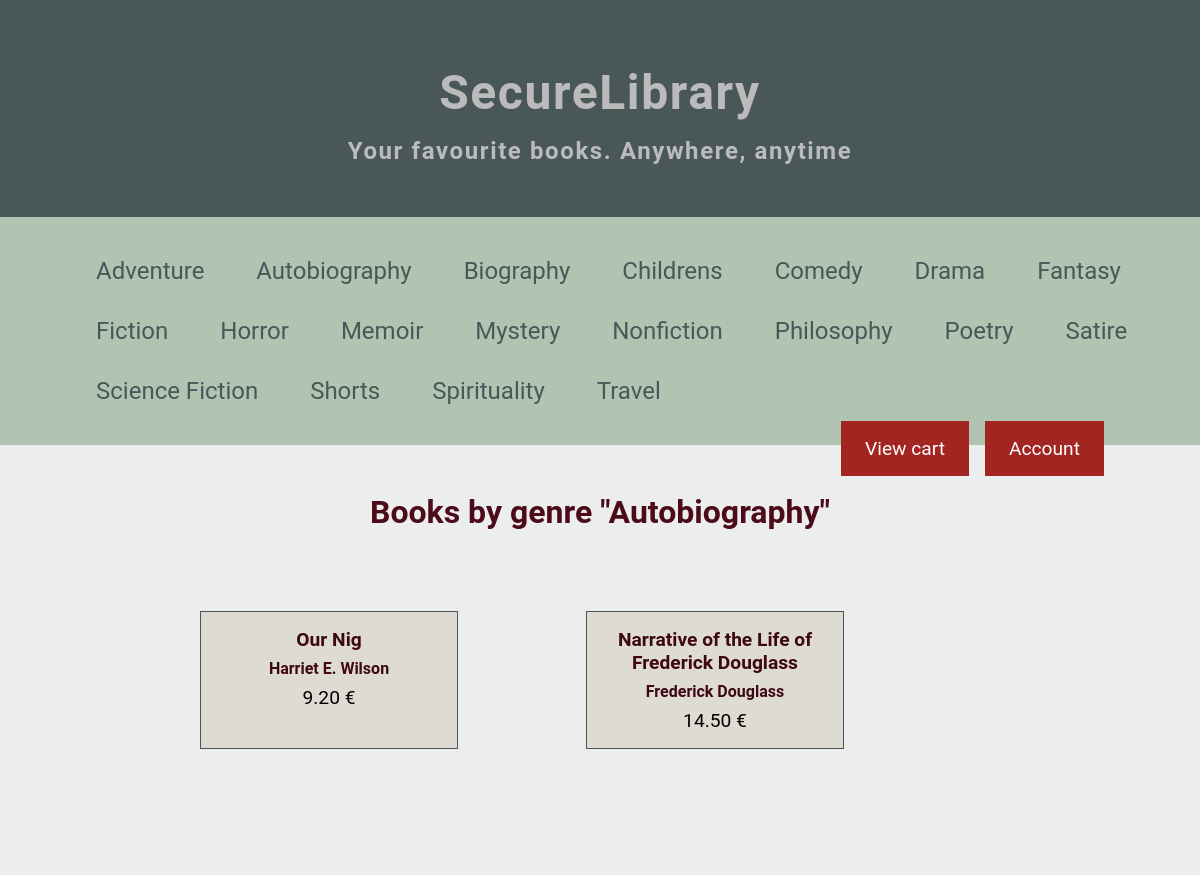
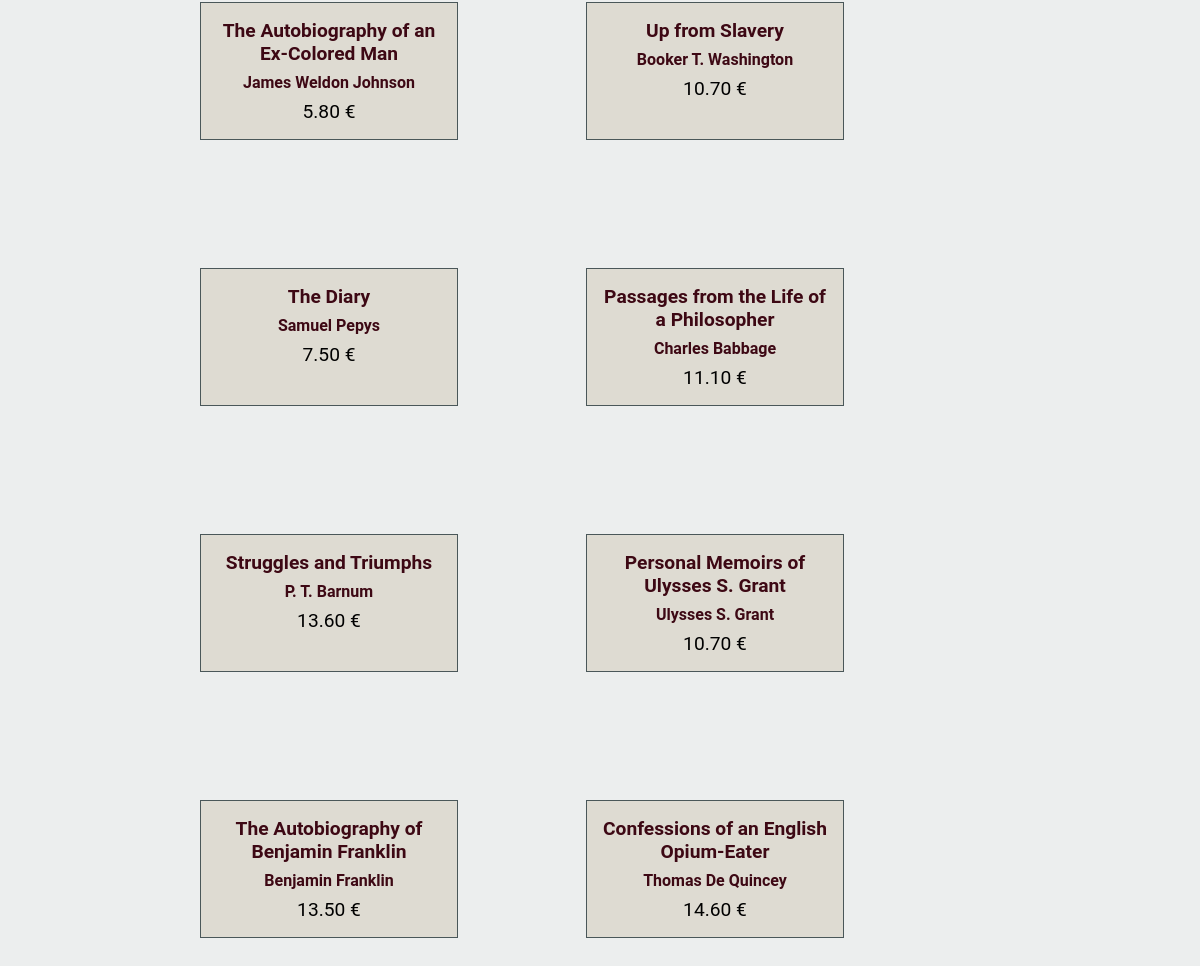
The page /search.php?genre=13 on the database its author committed (2 pictures, top to bottom).
### tables this page shows
CREATE TABLE `genres` (
  `id` int PRIMARY KEY AUTO_INCREMENT,
  `name` varchar(255)
);

CREATE TABLE `ebooks` (
  `id` int PRIMARY KEY AUTO_INCREMENT,
  `title` varchar(255),
  `author` varchar(255),
  `description` text,
  `price` float,
  `path` varchar(255)
);

### public_html/includes/functions.php (called while the page is built, shortened)
<?php
require_once "includes/db_connect.php";
function get_all_genres(){
    global $mysqli;
    return $mysqli->query("SELECT * FROM genres ORDER BY name ASC");
}
function get_by_genre($genre)
{
    global $mysqli;
    $query = $mysqli->prepare(
        "SELECT B.id, B.title, B.author, B.price
                FROM ebooks B INNER JOIN ebook_genre EG ON B.id = EG.ebook_id
                WHERE EG.genre_id = ? "
    );
    $query->bind_param("i", $genre);
    $query->execute();
    return $query->get_result();
}
function get_genre_name($id)
{
    global $mysqli;
    $genre_query = $mysqli->prepare(
        "SELECT G.name
                FROM genres G
                WHERE G.id = ?"
    );
    $genre_query->bind_param("i", $id);
    $genre_query->execute();
    $genre_result = $genre_query->get_result();
    return $genre_result ? $genre_result->fetch_array() : false;
}
?>

### public_html/search.php (the view, shortened to what this page needs)
<?php
require_once "includes/functions.php";
if (isset($_GET['genre'])) {
    $genre_id = $_GET['genre'];
    $result = get_by_genre($genre_id);
    $genre = get_genre_name($genre_id);
}
?>
<!DOCTYPE html>
<html>
<head>
    <?php include "includes/include.php" ?>
</head>
<body>
    <?php include "includes/header.php" ?>
    <main class="search-page">
        <h1>
            Books by genre "<?php echo $genre['name'] ?>"
        </h1>
        <ul class="search-results">
            <?php
            if ($result) {
                while ($row = $result->fetch_array()) {
            ?>
                    <li>
                        <a href="<?php echo 'book.php?id=' . $row['id']; ?>">
                            <div class="book-search-entry">
                                <p class="book-search-title">
                                    <?php echo $row['title'] ?>
                                </p>
                                <p class="book-search-author">
                                    <?php echo $row['author'] ?>
                                </p>
                                <p class="book-search-price"><span class="book-price-number"> <?php echo number_format($row['price'], 2) ?></span> &#8364; </p>
                            </div>
                        </a>
                    </li>
            <?php
                }
            }
            ?>
        </ul>
    </main>
</body>
</html>

### public_html/includes/navbar.php
<nav>
    <ul>
        <?php
        $genres = get_all_genres();
        if ($genres) {
            while ($row = $genres->fetch_array()) {
        ?>
                <li class='menu-entry'>
                    <a href="<?php echo "search.php?genre=" . $row['id'] ?>">
                        <?php echo $row['name'] ?>
                    </a>
                </li>
        <?php
            }
        }
        ?>
    </ul>
    <div class="menu-cart">
        <a href="profile.php">
            Account
        </a>
        <a href="cart.php">
            View cart
        </a>
    </div>
</nav>

### public_html/css/custom.css (style rules this page uses)
html { font-family: 'Roboto', sans-serif; }
html, body { margin: 0; padding: 0; border: 0; outline: 0; font-size: 100%; vertical-align: baseline; background: transparent; }
body { background-color: #eceeee; }
a { text-decoration: none; color: inherit; }
nav { background-color: #B0C4B1; padding: 1.5rem 2rem; }
nav ul { margin: 0; }
nav li { display: inline-block; margin-top: 1rem; margin-bottom: 1rem; font-size: 1.5rem; }
nav a { padding: 1rem 1.5rem; color: #4A5759; }
main { padding: 0 6rem; padding-bottom: 8rem; }
.search-results { text-decoration: none; display: flex; flex-wrap: wrap; }
.search-results li { display: inline-block; text-align: center; margin: 4rem; width: 15rem; border: 1px solid #4A5759; background-color: #DEDBD2; padding: 0.5rem; }
.search-page h1, .cart-page h1 { text-align: center; color: #4d0a1a; margin-top: 3rem; margin-bottom: 0rem; }
.book-search-entry p { margin: 0.5rem; }
.book-search-title, .book-search-author { font-weight: bold; color: #3D0814; }
.book-search-title { font-size: 1.2rem; }
.book-search-price { font-size: 1.2rem; }
.menu-cart { margin-right: 3rem; }
.menu-cart a, .cart-buy-button a, .profile-links a { background-color: #A22522; float: right; padding: 1rem 1.5rem; margin-right: 1rem; color: white; font-size: 1.2rem; }
main { clear: both; }

### rows shown on the page
genres: name "Adventure"
genres: name "Autobiography"
genres: name "Biography"
genres: name "Childrens"
genres: name "Comedy"
genres: name "Drama"
genres: name "Fantasy"
genres: name "Fiction"
genres: name "Horror"
genres: name "Memoir"
genres: name "Mystery"
genres: name "Nonfiction"
genres: name "Philosophy"
genres: name "Poetry"
genres: name "Satire"
genres: name "Science Fiction"
genres: name "Shorts"
genres: name "Spirituality"
genres: name "Travel"
ebooks: title "Our Nig", author "Harriet E. Wilson", price "9.20"
ebooks: title "Narrative of the Life of Frederick Douglass", author "Frederick Douglass", price "14.50"
ebooks: title "The Autobiography of an Ex-Colored Man", author "James Weldon Johnson", price "5.80"
ebooks: title "Up from Slavery", author "Booker T. Washington", price "10.70"
ebooks: title "The Diary", author "Samuel Pepys", price "7.50"
ebooks: title "Passages from the Life of a Philosopher", author "Charles Babbage", price "11.10"
ebooks: title "Struggles and Triumphs", author "P. T. Barnum", price "13.60"
ebooks: title "Personal Memoirs of Ulysses S. Grant", author "Ulysses S. Grant", price "10.70"
ebooks: title "The Autobiography of Benjamin Franklin", author "Benjamin Franklin", price "13.50"
ebooks: title "Confessions of an English Opium-Eater", author "Thomas De Quincey", price "14.60"
